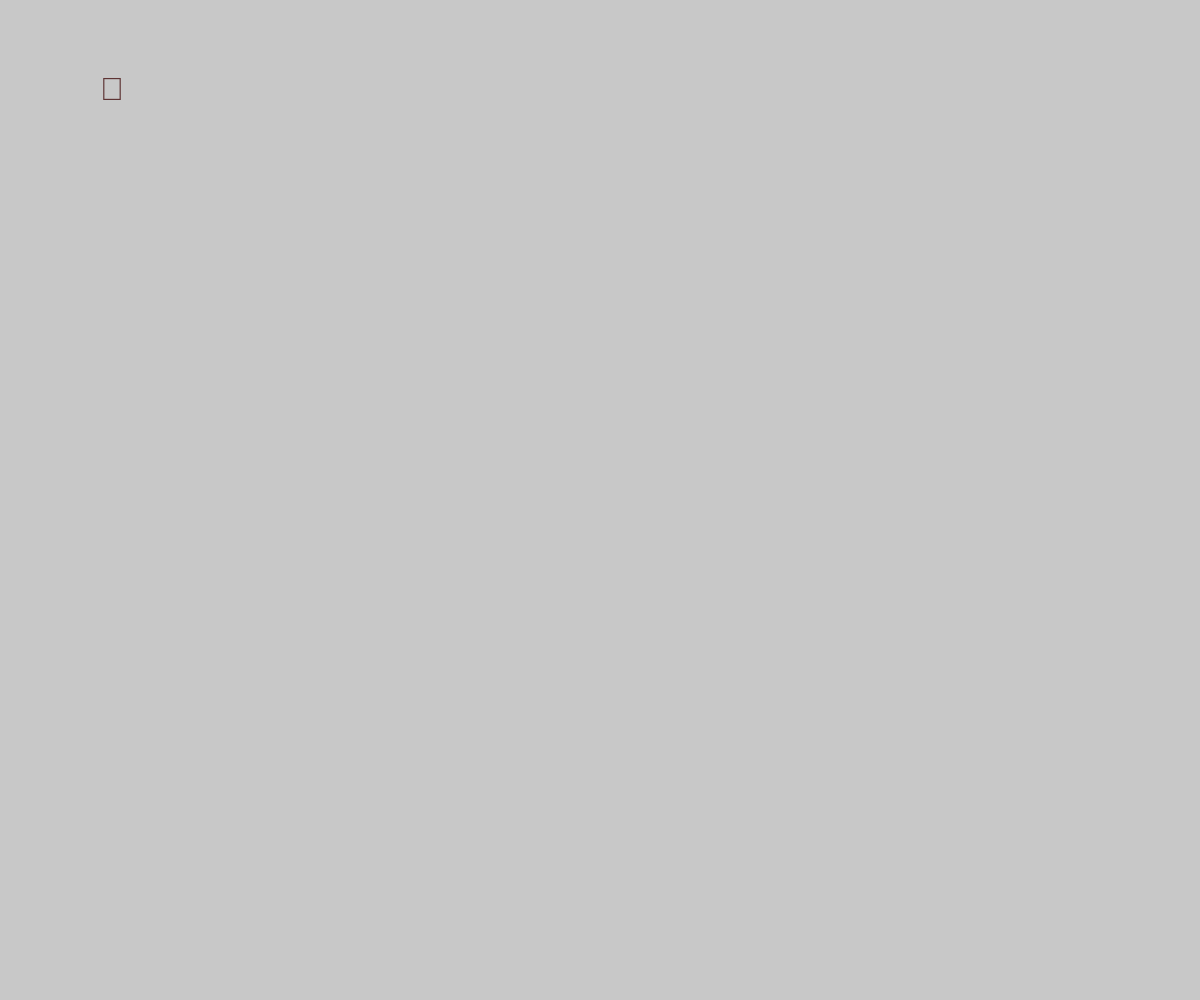
Frame 1 (no input)
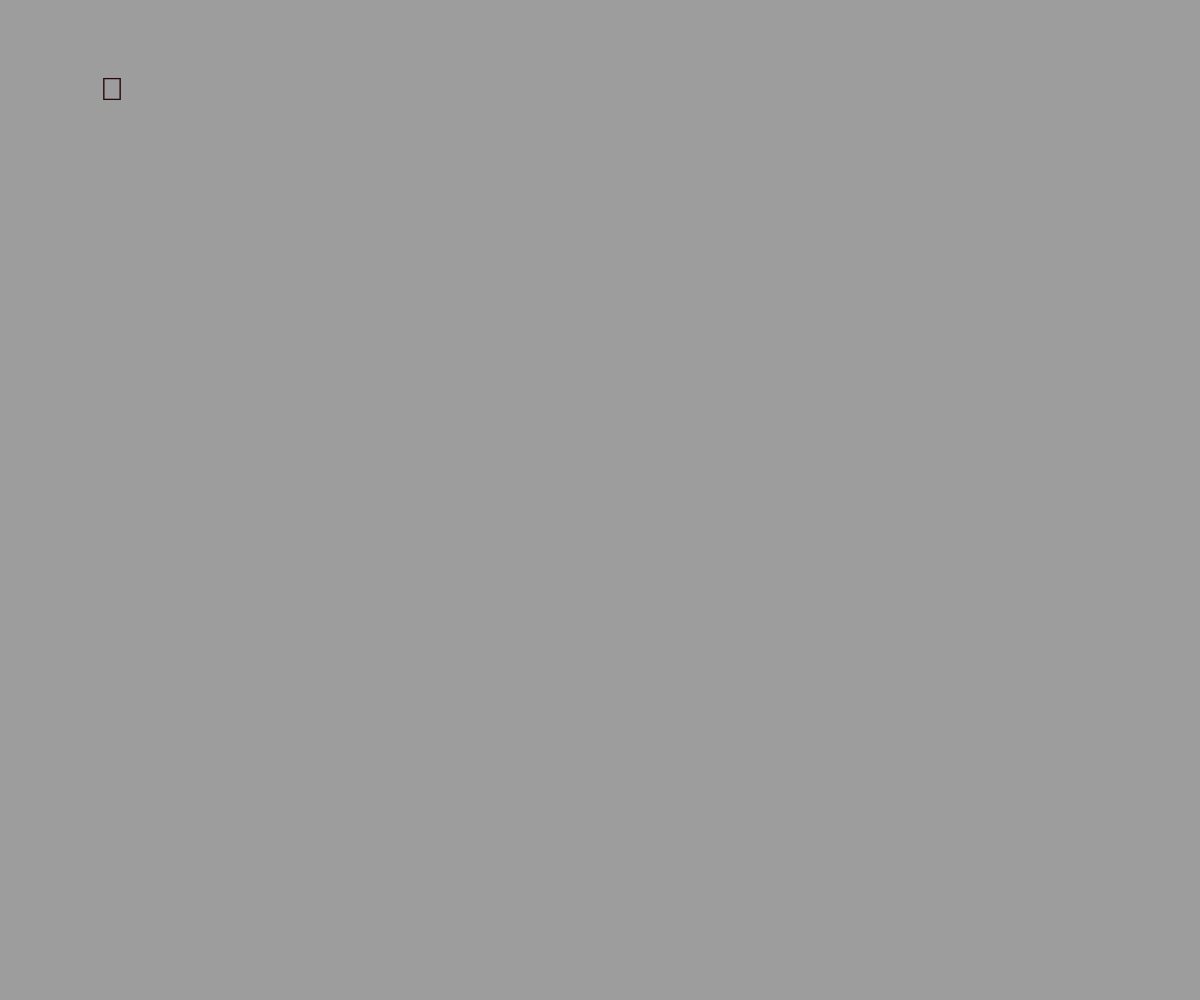
Frame 2 (the mouse pressed at the canvas centre, redrawn once)

The p5.js sketch that drew these frames (run headless with seeded random() and noise() and a simulated clock; the mouse was pressed at the canvas centre and the sketch redrawn once):

// p5.js sketch
// ── sketch.js
"use strict";
//==========
// p5.js

const FLOWER = String.fromCodePoint(`0x1F505`);

function setup(){
	createCanvas(windowWidth, windowHeight);
	noLoop();
	colorMode(RGB);
	angleMode(DEGREES);
	blendMode(MULTIPLY);

	textSize(32);
}

function draw(){
	background(200);

	fill(120, 66, 66);
	text(FLOWER, 100, 100);

	// let size = 120;
	// let cols = windowWidth / size;
	// let rows = windowHeight / size;
	// for(let r=0; r<rows*3; r++){
	// 	for(let c=0; c<cols; c++){
	// 		let x = size * c;
	// 		let y = size * r / 2;
	// 		if(r%2 == 0) x += size / 2;
	// 		stroke(100, 100, 200);
	// 		strokeWeight(5);
	// 		fill(130, 130, 230);
	// 		circle(x, y, size);
	// 	}
	// }
}
